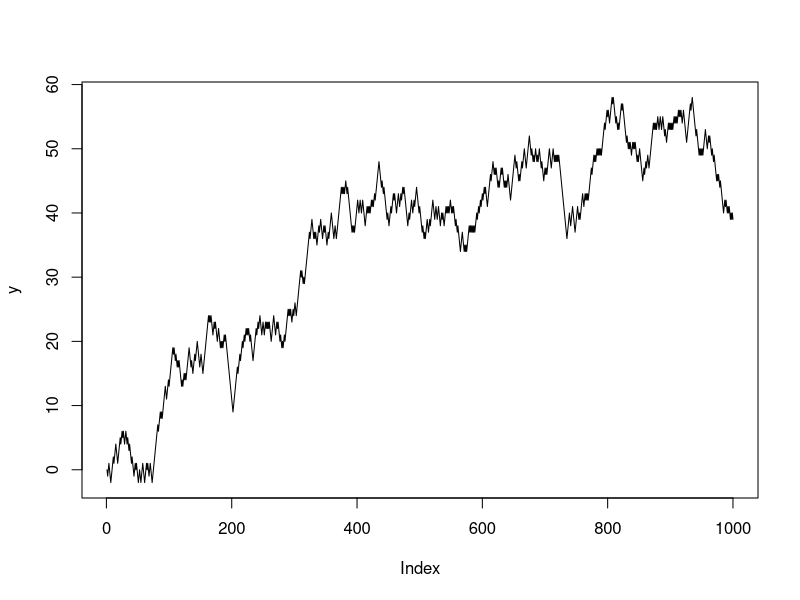

The R source for this figure:
# SIMPLE RANDOM WALK 
# Petr Keil, 20 November 2023, keil@fzp.czu.cz

steps <- 1000
y <- rep(0, times = steps)

for(i in 2:steps)
{
  y[i] <- y[i-1] + sample(c(-1, 1), size = 1)  
}

plot(y, type = "l")
